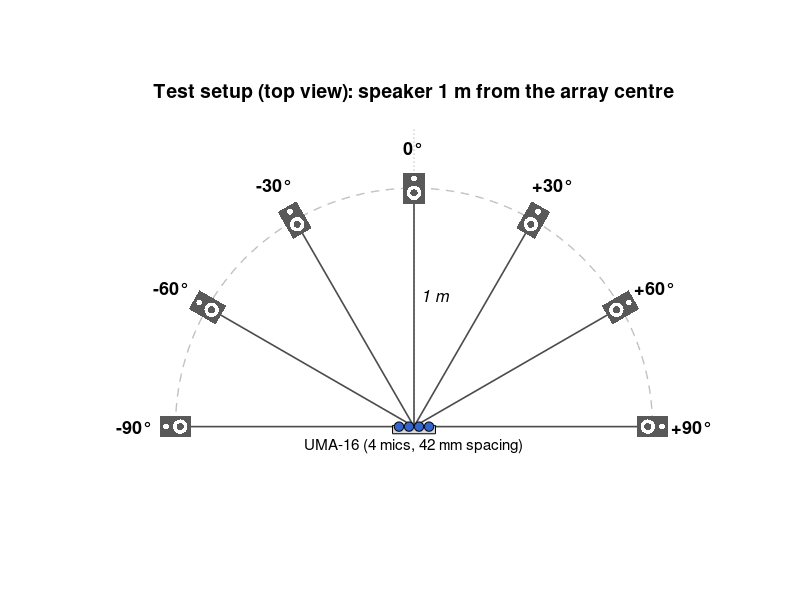

Write MATLAB code to recreate this figure.
% test_setup_diagram.m - top view of the test setup:
% UMA-16 array at the centre, 7 speaker positions on a 1 m semicircle (-90 to +90 deg)

angles = -90:30:90;      % speaker positions (deg), 0 = straight ahead
R      = 1;              % distance from array centre (m)
d      = 0.042;          % mic spacing (m)

figure('Color', 'w', 'Position', [100 100 900 560]);
hold on; axis equal; axis off;

% dashed 1 m arc
th = linspace(-90, 90, 200);
plot(R*sind(th), R*cosd(th), '--', 'Color', [0.75 0.75 0.75], 'LineWidth', 1);

% 0 deg reference (broadside) line
plot([0 0], [0 1.25], ':', 'Color', [0.6 0.6 0.6]);

for a = angles
    x = R*sind(a);  y = R*cosd(a);

    % line from the array to the speaker
    plot([0 x], [0 y], '-', 'Color', [0.3 0.3 0.3], 'LineWidth', 1.2);

    % speaker: a rounded box with a cone, rotated to face the array
    w = 0.09;  h = 0.13;
    bx = [-w w w -w]/2;  by = [-h -h h h]/2;
    rot = [cosd(-a) -sind(-a); sind(-a) cosd(-a)];
    P = rot * [bx; by];
    patch(P(1,:)+x, P(2,:)+y, [0.35 0.35 0.35], 'EdgeColor', 'none');
    c = rot * [0; -0.02];                                % woofer centre
    t = linspace(0, 2*pi, 40);
    patch(x+c(1)+0.03*cos(t), y+c(2)+0.03*sin(t), 'w', 'EdgeColor', 'none');
    patch(x+c(1)+0.015*cos(t), y+c(2)+0.015*sin(t), [0.35 0.35 0.35], 'EdgeColor', 'none');
    c2 = rot * [0; 0.04];                                % tweeter
    patch(x+c2(1)+0.012*cos(t), y+c2(2)+0.012*sin(t), 'w', 'EdgeColor', 'none');

    % angle label just outside the speaker
    lx = 1.17*R*sind(a);  ly = 1.17*R*cosd(a);
    if a > 0, lbl = sprintf('+%d°', a); else, lbl = sprintf('%d°', a); end
    text(lx, ly, lbl, 'HorizontalAlignment', 'center', 'FontSize', 13, 'FontWeight', 'bold');
end

% the array: a board with 4 mics (shown in a row, 42 mm apart)
rectangle('Position', [-0.09 -0.03 0.18 0.035], 'FaceColor', [0.85 0.85 0.85], 'EdgeColor', 'k');
mx = (-1.5:1:1.5)*d;
plot(mx, zeros(size(mx)), 'o', 'MarkerSize', 7, 'MarkerFaceColor', [0.2 0.4 0.8], 'MarkerEdgeColor', 'k');
text(0, -0.08, 'UMA-16 (4 mics, 42 mm spacing)', 'HorizontalAlignment', 'center', 'FontSize', 11);

% distance label on the 0 deg line
text(0.03, 0.55, '1 m', 'FontSize', 12, 'FontAngle', 'italic');

xlim([-1.3 1.3]); ylim([-0.15 1.3]);
title('Test setup (top view): speaker 1 m from the array centre', 'FontSize', 14);
hold off;

print(gcf, 'test_setup_diagram.png', '-dpng', '-r300');
